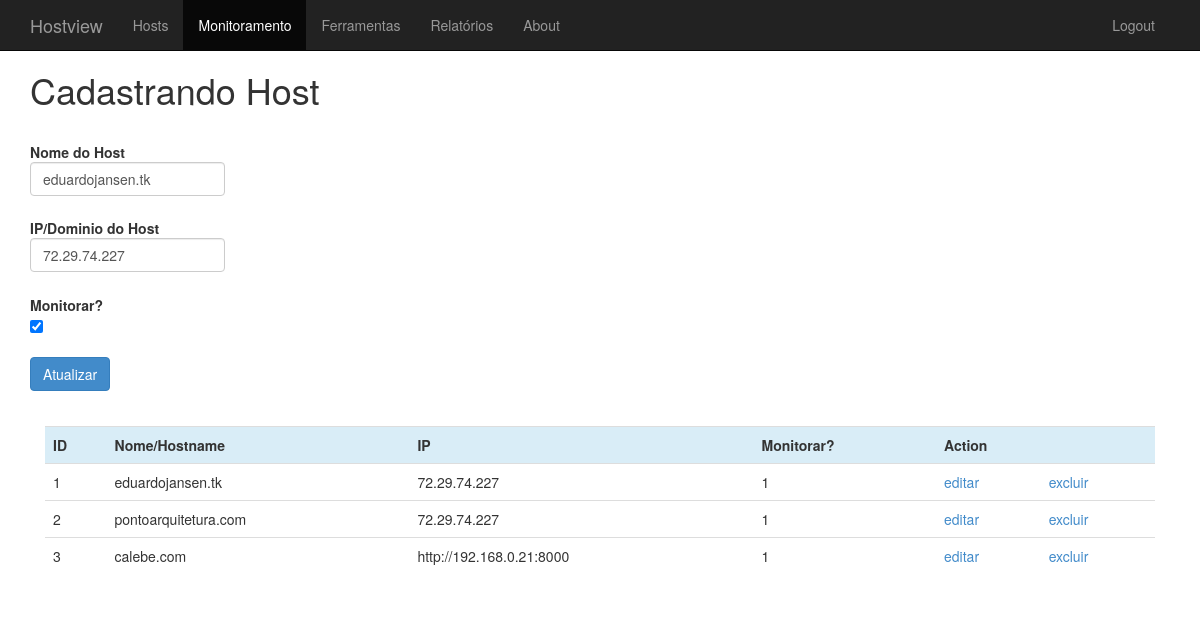
The app's page /host.php?id=1 (signed in) with its own data.
### tables this page shows
CREATE TABLE IF NOT EXISTS `tb_hosts` (
  `id` int(11) NOT NULL AUTO_INCREMENT,
  `hostname` varchar(100) NOT NULL,
  `ip` varchar(100) NOT NULL,
  `monitorar` tinyint(1) NOT NULL,
  PRIMARY KEY (`id`)
);

### host.php (the view, shortened to what this page needs)
<?php
include_once "includes/topo.php";
include 'db/dbConnect.php';
if (isset($_GET['id'])) {
    $id = $_GET['id'];
    $result = $pdo->query("SELECT * FROM tb_hosts WHERE id = {$id}");
    $host = $result->fetch(PDO::FETCH_ASSOC);
}
?>
    <div class="">
        <h1>Cadastrando Host</h1><br>
        <form class="form-inline" action="host.php" method="POST">
            <div class="control-group">
                <label class="control-label" for="inputNome">Nome do Host</label><br>
                <div class="form-group">
                    <input name="inputNome" class="form-control" type="text" id="inputNome" placeholder="" id="host"
                           value="<?php echo isset($host['hostname']) ? $host['hostname'] : ""; ?>">
                </div>
            </div><br>
            <div class="control-group">
                <label class="control-label" for="inputIp">IP/Dominio do Host</label><br>
                <div class="form-group">
                    <input name="inputIp" class="form-control" type="text" id="inputIp" placeholder="" value="<?php echo isset($host['ip']) ? $host['ip'] : ""; ?>">
                </div>
            </div><br>
            <div class="control-group">
                <div class="controls">
                    <label class="control-label" for="inputMonitorar">Monitorar?</label><br>
                    <label class="checkbox">
                        <input name="inputMonitorar" type="checkbox" value="<?php echo isset($host['monitorar']) && $host['monitorar'] == 1 ? "1":"0"; ?>" <?php echo isset($host['monitorar']) && $host['monitorar'] == 1 ? "checked='checked'" : ""; ?>>
                    </label>
                </div>
                <br>
                <button name="submit" type="submit" class="btn btn-primary" value="<?php echo isset($host['id']) ? "Atualizar" : "Cadastrar"; ?>"><?php echo isset($host['id']) ? "Atualizar" : "Cadastrar"; ?></button>
            </div>
        </form>
    </div>
    <br>
    <div class="panel-body">
        <table class="table">
            <tr class="info">
                <th>ID</th>
                <th>Nome/Hostname</th>
                <th>IP</th>
                <th>Monitorar?</th>
                <th colspan="2">Action</th>
            </tr>
            <?php
            $resultSet = $pdo->query("SELECT * FROM tb_hosts");
            if ($resultSet) {
                foreach ($resultSet->fetchAll(PDO::FETCH_ASSOC) as $host) {
                    ?>
                    <tr>
                        <?php foreach ($host as $field) { ?>
                            <td><?php echo $field ?></td>
                        <?php } ?>
                        <td><a href="<?php echo "host.php?id={$host['id']}" ?>">editar</a></td>
                        <td><a href="<?php echo "deleteHost.php?id={$host['id']}" ?>">excluir</a></td>
                    </tr>
                    <?php
                }
            }
            ?>
        </table>
    </div></div>
<?php include_once "includes/rodape.php"; ?>

### css/styles.css (style rules this page uses)
body { padding-top: 50px; }

### records on screen
tb_hosts: inputNome "eduardojansen.tk", inputIp "72.29.74.227", monitorar "☑", field "1", hostname "eduardojansen.tk", ip "72.29.74.227"
tb_hosts: id "2", hostname "pontoarquitetura.com", ip "72.29.74.227", monitorar "1"
tb_hosts: id "3", hostname "calebe.com", ip "http://192.168.0.21:8000", monitorar "1"
